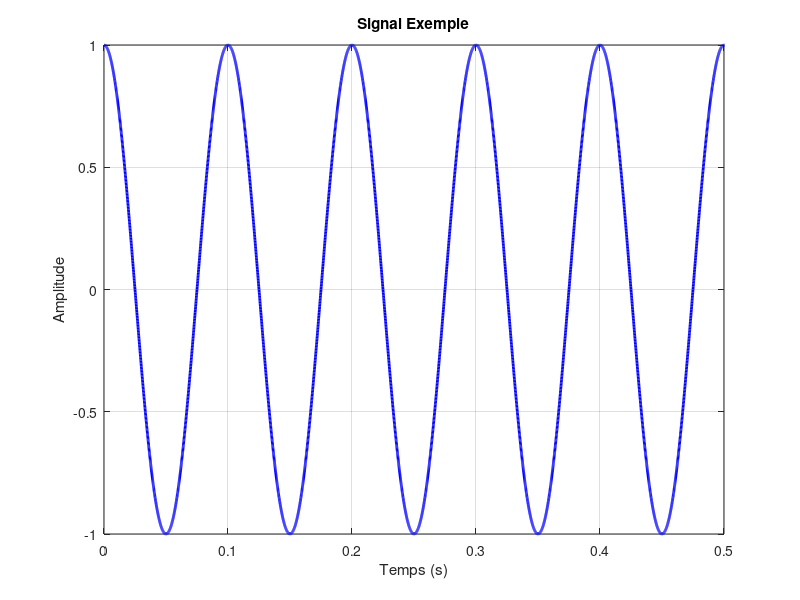

MATLAB code for this plot:
% Exemple de code MATLAB pour le projet CommNum
% Ce fichier montre comment structurer vos codes

clear all;
close all;
clc;

%% Parametres
fs = 10000;  % Frequence d'echantillonnage (Hz)
T = 1;       % Duree du signal (s)
t = 0:1/fs:T-1/fs;  % Vecteur temps

%% Generation du signal
f = 10;  % Frequence du signal (Hz)
signal = cos(2*pi*f*t);

%% Affichage
figure('Name', 'Exemple de Signal');
plot(t, signal, 'b', 'LineWidth', 2);
xlabel('Temps (s)');
ylabel('Amplitude');
title('Signal Exemple');
grid on;
xlim([0 0.5]);

%% Sauvegarde de la figure
% IMPORTANT: Sauvegarder dans le dossier images/
saveas(gcf, '../images/exemple.png');

fprintf('Image sauvegardee: exemple.png\n');
